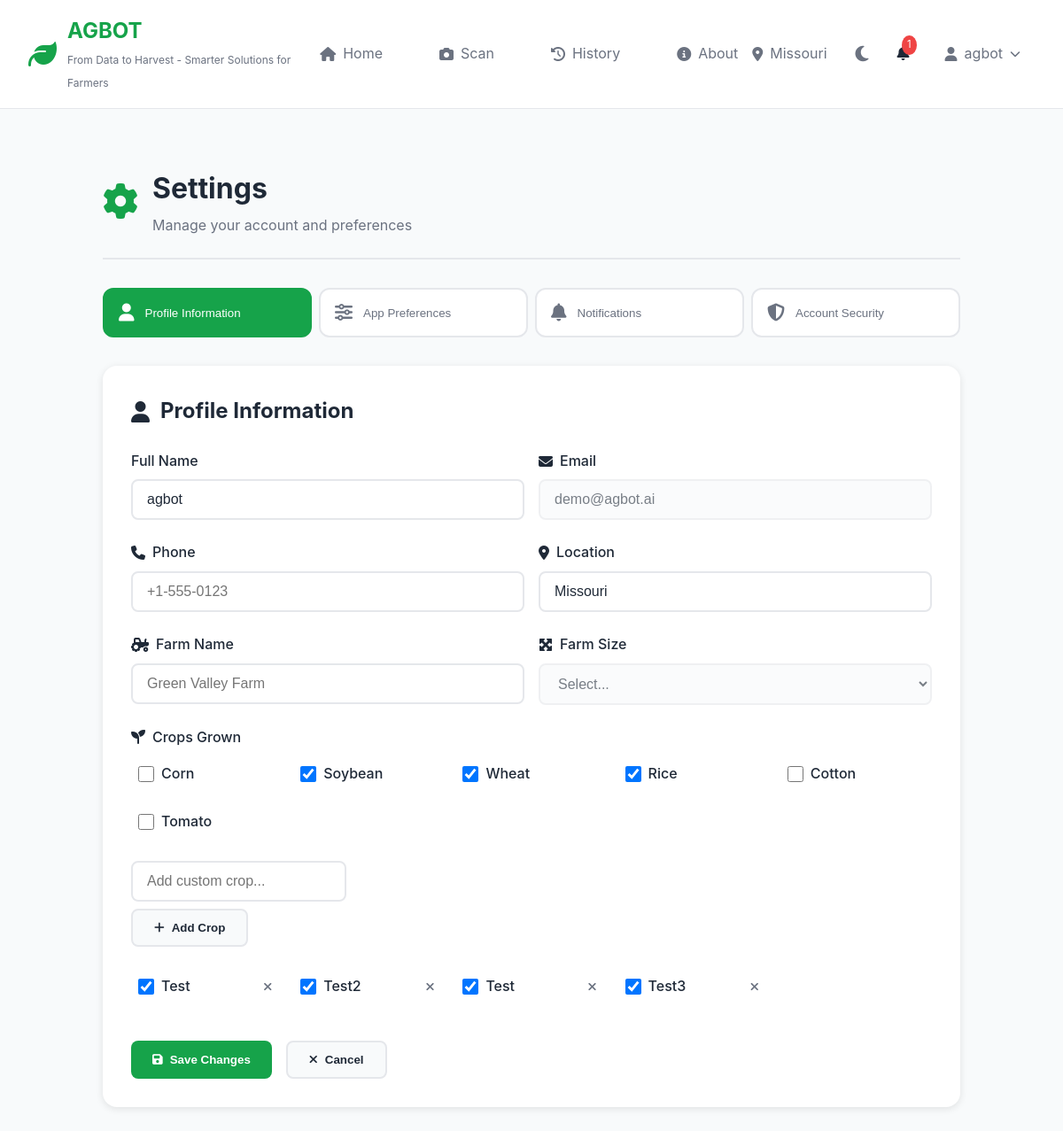
The app's page /settings (signed in) with its own data.
### models.py (models this page shows, shortened)
class User(UserMixin, db.Model):
    __tablename__ = 'users'
    id = db.Column(db.Integer, primary_key=True)
    email = db.Column(db.String(120), unique=True, nullable=False, index=True)
    phone = db.Column(db.String(20), unique=True, nullable=True)
    password_hash = db.Column(db.String(255), nullable=False)
    name = db.Column(db.String(100), nullable=False)
    location = db.Column(db.String(100), nullable=True)
    language = db.Column(db.String(10), default='en')  # en, hi, es, sw, etc.
    units = db.Column(db.String(10), default='metric')  # metric or imperial
    theme = db.Column(db.String(20), default='emerald')  # emerald, forest, ocean, sunset
    farm_name = db.Column(db.String(100), nullable=True)
    farm_size = db.Column(db.String(50), nullable=True)
    crops = db.Column(db.Text, nullable=True)  # Comma-separated crop list
    notification_email = db.Column(db.Boolean, default=True)
    notification_push = db.Column(db.Boolean, default=True)
    created_at = db.Column(db.DateTime, default=datetime.utcnow)
    last_login = db.Column(db.DateTime)
    is_active = db.Column(db.Boolean, default=True)
    oauth_provider = db.Column(db.String(50), nullable=True)  # google, microsoft
    oauth_id = db.Column(db.String(255), nullable=True)
    scans = db.relationship('Scan', backref='user', lazy='dynamic', cascade='all, delete-orphan')
    feedbacks = db.relationship('Feedback', backref='user', lazy='dynamic', cascade='all, delete-orphan')

### app.py (the view)
@app.route('/settings')
@login_required
def settings():
    return render_template('settings.html')

### app.py (called while the page is built, shortened)
@login_manager.user_loader
def load_user(user_id):
    return User.query.get(int(user_id))

@app.context_processor
def inject_translations():
    if current_user.is_authenticated and current_user.language:
        lang = current_user.language
    else:
        lang = session.get('language', request.args.get('lang', 'en'))
    if not lang or lang not in translations:
        lang = 'en'
    trans = translations.get(lang, translations['en'])
    class TranslationNamespace:
        def __init__(self, data):
            for key, value in data.items():
                if isinstance(value, dict):
                    setattr(self, key, TranslationNamespace(value))
                else:
                    setattr(self, key, value)
    t = TranslationNamespace(trans)
    return dict(lang=lang, t=t)

### templates/settings.html (shortened to what this page needs)
{% extends "base.html" %}
{% block content %}
<div class="settings-page">
    <div class="settings-header">
        <i class="fas fa-cog"></i>
        <div>
            <h1>Settings</h1>
            <p>Manage your account and preferences</p>
        </div>
    </div>
    <div class="settings-tabs">
        <button class="settings-tab active" data-tab="profile">
            <i class="fas fa-user"></i>
            <span>Profile Information</span>
        </button>
        <button class="settings-tab" data-tab="preferences">
            <i class="fas fa-sliders-h"></i>
            <span>App Preferences</span>
        </button>
        <button class="settings-tab" data-tab="notifications">
            <i class="fas fa-bell"></i>
            <span>Notifications</span>
        </button>
        <button class="settings-tab" data-tab="security">
            <i class="fas fa-shield-alt"></i>
            <span>Account Security</span>
        </button>
    </div>
    <div class="settings-content">
        <div class="tab-panel active" id="profile">
            <div class="settings-section">
                <h2><i class="fas fa-user"></i> Profile Information</h2>
                <form method="POST" action="{{ url_for('update_profile') }}" class="settings-form">
                    <div class="form-row">
                        <div class="form-group">
                            <label>Full Name</label>
                            <input type="text" name="name" class="form-control" value="{{ current_user.name }}" required>
                        </div>
                        <div class="form-group">
                            <label><i class="fas fa-envelope"></i> Email</label>
                            <input type="email" name="email" class="form-control" value="{{ current_user.email }}" readonly>
                        </div>
                    </div>
                    <div class="form-row">
                        <div class="form-group">
                            <label><i class="fas fa-phone"></i> Phone</label>
                            <input type="tel" name="phone" class="form-control" value="{{ current_user.phone or '' }}" placeholder="+1-555-0123">
                        </div>
                        <div class="form-group">
                            <label><i class="fas fa-map-marker-alt"></i> Location</label>
                            <input type="text" name="location" class="form-control" value="{{ current_user.location or '' }}" placeholder="California, USA">
                        </div>
                    </div>
                    <div class="form-row">
                        <div class="form-group">
                            <label><i class="fas fa-tractor"></i> Farm Name</label>
                            <input type="text" name="farm_name" class="form-control" placeholder="Green Valley Farm">
                        </div>
                        <div class="form-group">
                            <label><i class="fas fa-expand-arrows-alt"></i> Farm Size</label>
                            <select name="farm_size" class="form-control">
                                <option value="">Select...</option>
                            </select>
                        </div>
                    </div>
                    <div class="form-group">
                        <label><i class="fas fa-seedling"></i> Crops Grown</label>
                        <div class="crops-grid">
                            <label class="checkbox-label"><input type="checkbox" name="crops" value="corn"> Corn</label>
                            <label class="checkbox-label"><input type="checkbox" name="crops" value="soybean"> Soybean</label>
                            <label class="checkbox-label"><input type="checkbox" name="crops" value="wheat"> Wheat</label>
                            <label class="checkbox-label"><input type="checkbox" name="crops" value="rice"> Rice</label>
                            <label class="checkbox-label"><input type="checkbox" name="crops" value="cotton"> Cotton</label>
                            <label class="checkbox-label"><input type="checkbox" name="crops" value="tomato"> Tomato</label>
                        </div>
                        <div class="custom-crop-section">
                            <input type="text" id="customCropInput" class="form-control" placeholder="Add custom crop..." style="margin-top: 1rem;">
                            <button type="button" class="btn-secondary" onclick="addCustomCrop()" style="margin-top: 0.5rem;">
                                <i class="fas fa-plus"></i> Add Crop
                            </button>
                        </div>
                        <div id="customCropsContainer" class="crops-grid" style="margin-top: 1rem;"></div>
                    </div>
                    <div class="form-actions">
                        <button type="submit" class="btn-primary">
                            <i class="fas fa-save"></i> Save Changes
                        </button>
                        <button type="button" class="btn-secondary" onclick="window.location.reload()">
                            <i class="fas fa-times"></i> Cancel
                        </button>
                    </div>
                </form>
            </div>
        </div>
    </div>
</div>
{% endblock %}

### templates/base.html (shortened to what this page needs)
<!DOCTYPE html>
<html lang="{{ lang }}" data-theme="{{ current_user.theme if current_user.is_authenticated and current_user.theme else 'light' }}">
<head>
    <link rel="stylesheet" href="{{ url_for('static', filename='css/style.css') }}">
    <link rel="stylesheet" href="https://cdnjs.cloudflare.com/ajax/libs/font-awesome/6.4.0/css/all.min.css">
</head>
<body>
    <nav class="navbar">
        <div class="nav-container">
            {% if current_user.is_authenticated %}
            <div class="nav-logo">
                <i class="fas fa-leaf"></i>
                <div>
                    <h2>{{ t.brand.name }}</h2>
                    <span>{{ t.brand.tagline }}</span>
                </div>
            </div>
            {% endif %}
            {% if current_user.is_authenticated %}
            <div class="nav-menu">
                <a href="{{ url_for('index') }}" class="nav-item {% if request.endpoint == 'index' %}active{% endif %}">
                    <i class="fas fa-home"></i> {{ t.nav.home }}
                </a>
                <a href="{{ url_for('scan') }}" class="nav-item {% if request.endpoint == 'scan' %}active{% endif %}">
                    <i class="fas fa-camera"></i> {{ t.nav.scan }}
                </a>
                <a href="{{ url_for('history') }}" class="nav-item {% if request.endpoint == 'history' %}active{% endif %}">
                    <i class="fas fa-history"></i> {{ t.nav.history }}
                </a>
                <a href="{{ url_for('about') }}" class="nav-item {% if request.endpoint == 'about' %}active{% endif %}">
                    <i class="fas fa-info-circle"></i> {{ t.nav.about }}
                </a>
            </div>
            {% endif %}
            <div class="nav-user">
                {% if current_user.is_authenticated %}
                <div class="location">
                    <i class="fas fa-map-marker-alt"></i> {{ current_user.location or 'Location' }}
                </div>
                <button class="theme-toggle" id="themeToggle" title="Toggle theme">
                    <i class="fas fa-moon"></i>
                </button>
                <div class="notifications">
                    <i class="fas fa-bell"></i>
                    <span class="badge">1</span>
                </div>
                <div class="user-dropdown">
                    <div class="user-profile" onclick="toggleUserMenu()">
                        <i class="fas fa-user"></i> {{ current_user.name }}
                        <i class="fas fa-chevron-down"></i>
                    </div>
                </div>
                {% endif %}
            </div>
        </div>
    </nav>
    <main class="content">
        {% block content %}{% endblock %}
    </main>
</body>
</html>

### static/css/style.css (style rules this page uses)
* { margin: 0; padding: 0; box-sizing: border-box; }
:root { --primary-color: #16a34a; --secondary-color: #ff6b35; --background: #f8fafb; --card-bg: #ffffff; --text-primary: #1f2937; --text-secondary: #6b7280; --border-color: #e5e7eb; --success: #10b981; --warning: #fbbf24; --danger: #ef4444; --info: #3b82f6; --shadow: rgba(0, 0, 0, 0.1); }
html { overflow-x: hidden; width: 100%; margin: 0; padding: 0; }
body { font-family: -apple-system, BlinkMacSystemFont, 'Segoe UI', Roboto, 'Helvetica Neue', Arial, sans-serif; background: var(--background); color: var(--text-primary); line-height: 1.6; overflow-x: hidden; width: 100%; max-width: 100%; margin: 0; padding: 0; }
.navbar { background: var(--card-bg); border-bottom: 1px solid var(--border-color); position: sticky; top: 0; z-index: 1000; }
.nav-container { max-width: 1400px; margin: 0 auto; padding: 1rem 2rem; display: flex; align-items: center; justify-content: space-between; }
.nav-logo { display: flex; align-items: center; gap: 0.75rem; }
.nav-logo i { font-size: 2rem; color: var(--primary-color); }
.nav-logo h2 { font-size: 1.5rem; font-weight: 700; color: var(--primary-color); }
.nav-logo span { font-size: 0.75rem; color: var(--text-secondary); }
.nav-menu { display: flex; gap: 2rem; }
.nav-item { display: flex; align-items: center; gap: 0.5rem; padding: 0.5rem 1rem; color: var(--text-secondary); text-decoration: none; border-radius: 0.5rem; transition: all 0.2s; white-space: nowrap; }
.nav-user { display: flex; align-items: center; gap: 1.5rem; }
.location, .user-profile { display: flex; align-items: center; gap: 0.5rem; color: var(--text-secondary); }
.theme-toggle { background: none; border: none; color: var(--text-secondary); cursor: pointer; font-size: 1.25rem; padding: 0.5rem; border-radius: 0.5rem; transition: all 0.2s; display: flex; align-items: center; justify-content: center; }
.theme-toggle i { transition: transform 0.3s ease; }
.notifications { position: relative; cursor: pointer; }
.notifications .badge { position: absolute; top: -8px; right: -8px; background: var(--danger); color: white; font-size: 0.7rem; padding: 2px 6px; border-radius: 50%; }
.content { max-width: 1400px; margin: 0 auto; padding: 2rem; width: 100%; }
.user-dropdown { position: relative; }
.user-profile { display: flex; align-items: center; gap: 0.5rem; cursor: pointer; padding: 0.5rem 1rem; border-radius: 0.5rem; transition: background 0.2s; }
.user-profile i.fa-chevron-down { font-size: 0.75rem; transition: transform 0.3s; }

### records on screen
User: brand.name "AGBOT", location "Missouri", name "agbot", email "demo@agbot.ai"

### other values on screen
{{ t.brand.tagline }} "From Data to Harvest - Smarter Solutions for Farmers"
{{ t.nav.home }} "Home"
{{ t.nav.scan }} "Scan"
{{ t.nav.history }} "History"
{{ t.nav.about }} "About"
